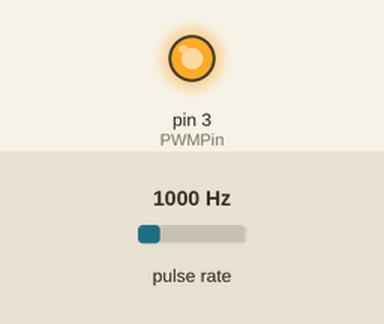
Bench run of a sketch on a simulated Arduino Uno, built with avr-gcc and run on an emulated ATmega328P. On the bench: output pins drawn as LEDs (lit = HIGH). Wiring (inferred from the names in the program): pulse sensor: data pin 11. The inputs (shaded band) are chosen by the test bench; at power-on: pulse rate 1000 Hz. What the sketch prints to the serial monitor is not drawn.

Above: at 0.1 s.
At 18.1 s:
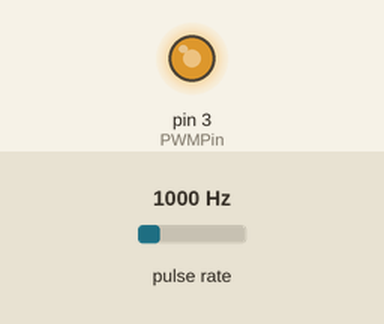
At 36.1 s:
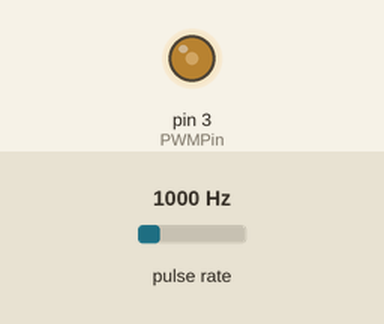
Timing chart, 0 to 40.0 s (numbered marks = the images above):
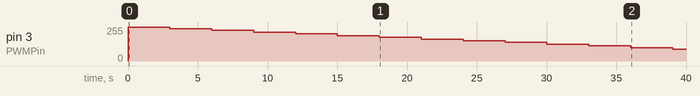

Measured:
- by itself, pin 3 (PWMPin): moves from 255/255 to 87/255 over 36.0 s

The sketch:

pc_fan2.ino
```cpp
/*
 *  Adapted from code here:
 *  http://forum.arduino.cc/index.php?topic=160353.msg1201754#msg1201754
 *
 *  The fan we're using goes between ~600 and ~1800 RPM for reference.
 *  Below about 30% duty cycle you don't see much difference in the lower
 *  speed.
 *
 *  The 4 pin PC fan has these connections:
 *
 *     Pin Name    Color1  Color2
 *      1  GND     black   black
 *      2  +12VDC  red     yellow
 *      3  Sense   yellow  green
 *      4  Control blue    blue
 *
 *  To connect you will need the GND wire connected to both the arduino
 *  GND and to the +12VDC power GND.  Then connect the +12VDC power wire
 *  to the power source, which should turn on the fan (if your source is
 *  plugged in).
 *
 *  For sensing plug the Sense wire into digital pin 11 on the arduino.
 *
 *  For control plug the Control wire into digital pin 3 on the arduino.
 *
 *  For more information: http://www.allpinouts.org/index.php/Motherboard_%28CPU%29_4_Pin_Fan
 */

const int SensePin = 11;  // Sense   Pin 3 from fan
const int PWMPin   =  3;  // Control Pin 4 from fan
const int TOP      = 79;
int fanspeed       = 100;

void setup() {

  // pull up internal resistor on sense pin
  pinMode(SensePin, INPUT);
  digitalWrite(SensePin, HIGH);

  // generate 25kHz PWM pulse rate on control pin
  pinMode(PWMPin, OUTPUT);

  // Set up Fast PWM on Pin 3
  TCCR2A = 0x23; //0x23 COM2B1, WGM21, WGM20

  // Set prescaler to 8, dictating TOP OCR2A of 79
  // 16MHz / (prescaler * (TOP+1)) = 25KHz, solve for TOP
  TCCR2B = 0x0C; //0x0A WGM21, prescaler = /8

  // Set TOP and initialize duty cycle to zero(0)
  OCR2A = TOP; // 79 TOP DO NOT CHANGE, SETS PWM PULSE RATE
  OCR2B = TOP; // Set the duty cycle for Pin 3 (0-79)
              // generates 1 500nS pulse even when 0 because it is a fan

  setFan(fanspeed);
  Serial.begin(57600);
}

void loop() {
  setFan(fanspeed);
  Serial.print(fanspeed);
  Serial.print(" ");
  Serial.print(OCR2B);      // duty cycle
  Serial.print(" ");
  delay(3000);              // let fan catch up before reading
  Serial.println(getRpm());

  fanspeed = fanspeed - 5;
  if (fanspeed < 30) {
    fanspeed = 100;
  }
}

/*
 * Set the fan speed to value between 0 and 100
 */
void setFan(int speed) {
  if (speed < 30) {
    speed = 30;
  } else if (speed > 100) {
    speed = 100;
  }

  OCR2B = (TOP * speed) / 100;

  // Always configure the duty cycle to be between 0 and 79
  if ((unsigned)OCR2B > TOP){
    OCR2B = TOP;
  }
}

/*
 *  Get the Revolutions per Minute of the Fan
 */
int getRpm() {

  unsigned long duration;
  unsigned int rpm;

  // First get the time for the full revolution in microseconds
  duration = pulseIn(SensePin, HIGH);
  duration += pulseIn(SensePin, LOW);

  rpm = (1000000 * 60) / (duration * 2);
  return rpm;
}
```
